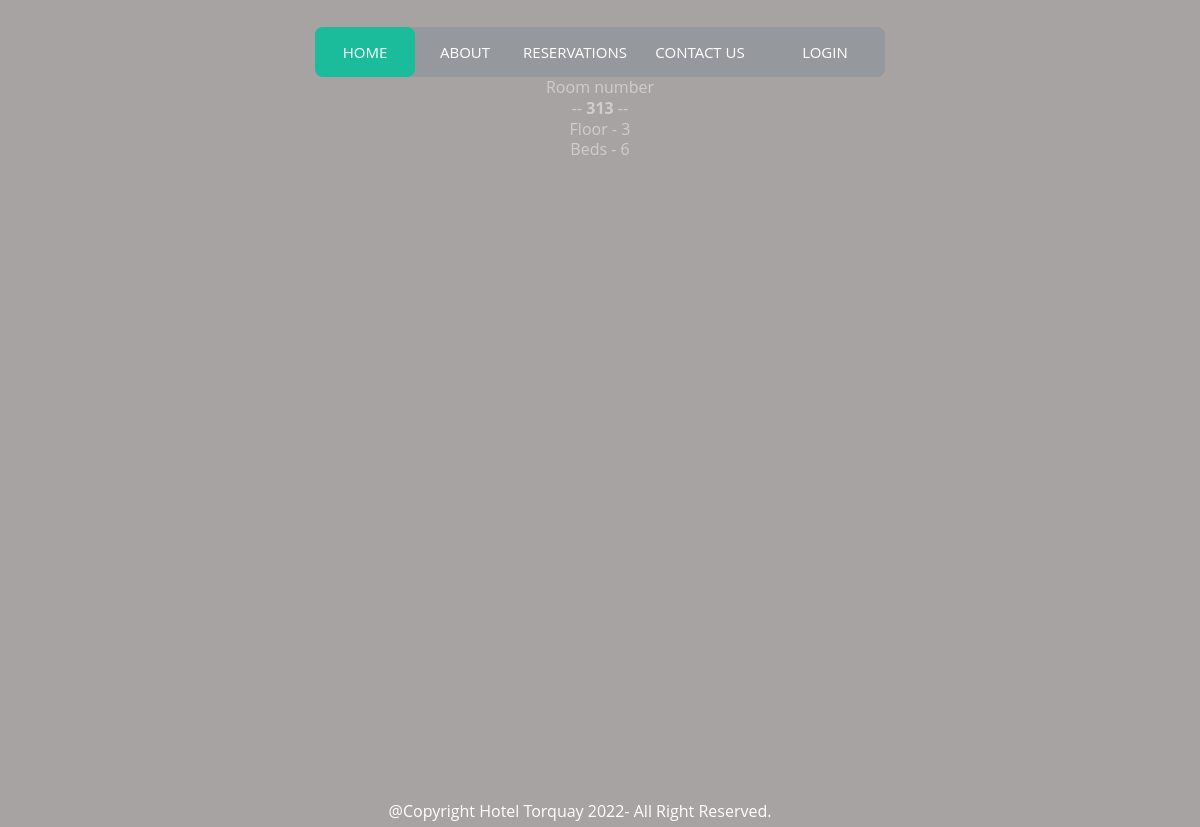
The app's page /visitors/room-detail/313, older data.
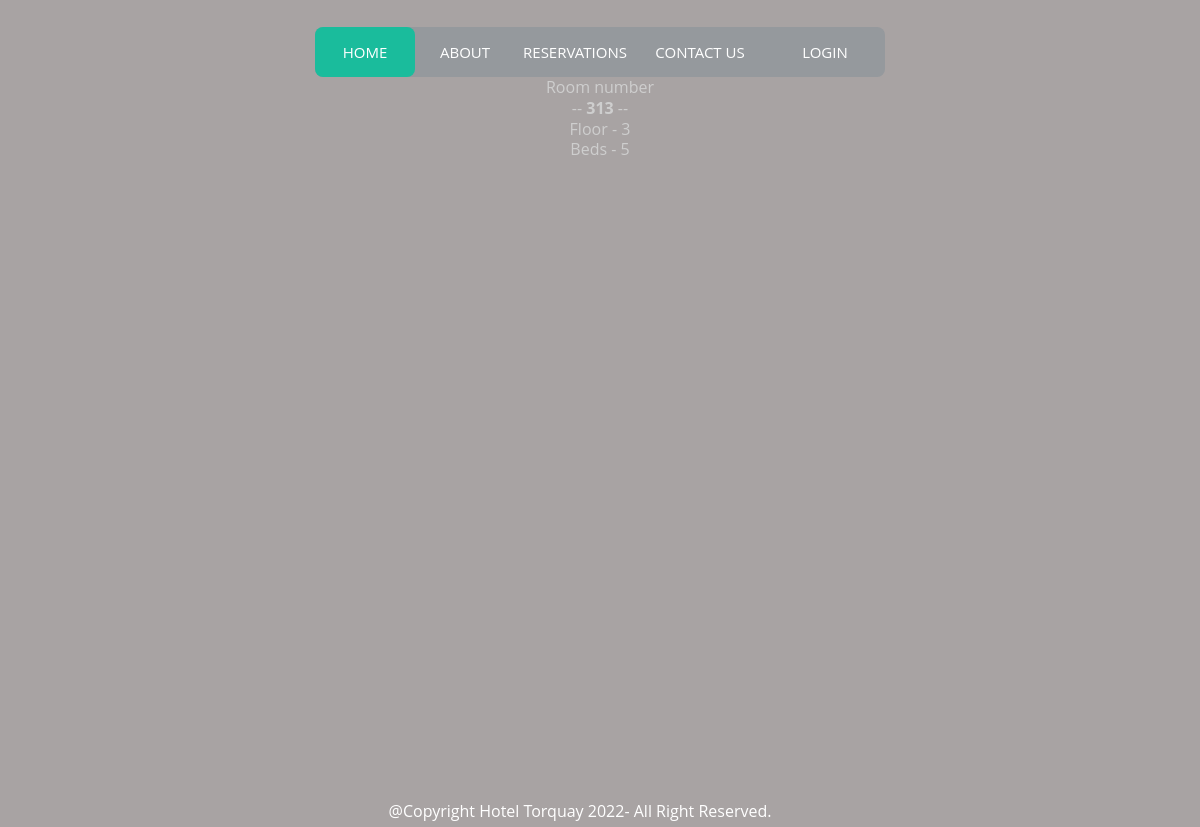
The same page, newer data.
### visitors/models.py (models this page shows, shortened)
class Room(models.Model):
    number = models.BigIntegerField(primary_key=True, blank=True)
    beds = models.IntegerField(default=2, validators=[MinValueValidator(2), MaxValueValidator(6)])
    floor = models.ForeignKey(Floor, on_delete=models.CASCADE, related_name='rooms')
    def __str__(self):
        return f"{self.number}"

class Floor(models.Model):
    floor_choices = enumerate([0,1,2,3,4])
    number = models.IntegerField(choices=floor_choices, primary_key=True)

### visitors/views.py (the view)
# urls.py: path('room-detail/<int:pk>', RoomView.as_view(), name='room_detail')
class RoomView(DetailView):
    model = Room
    template_name = 'room.html'

### visitors/templates/room.html
{% extends 'partials/base.html'%}
{% load static %}
{%block content%}
    Room number
    <br>
    -- <b>{{room}}</b> --
    <br>
    Floor - {{room.floor.number}}
    <br>
    Beds - {{room.beds}}
{%endblock content%}

Row changes from the older to the newer data that the page shows:
changed Room id 313: beds "6" → "5"
